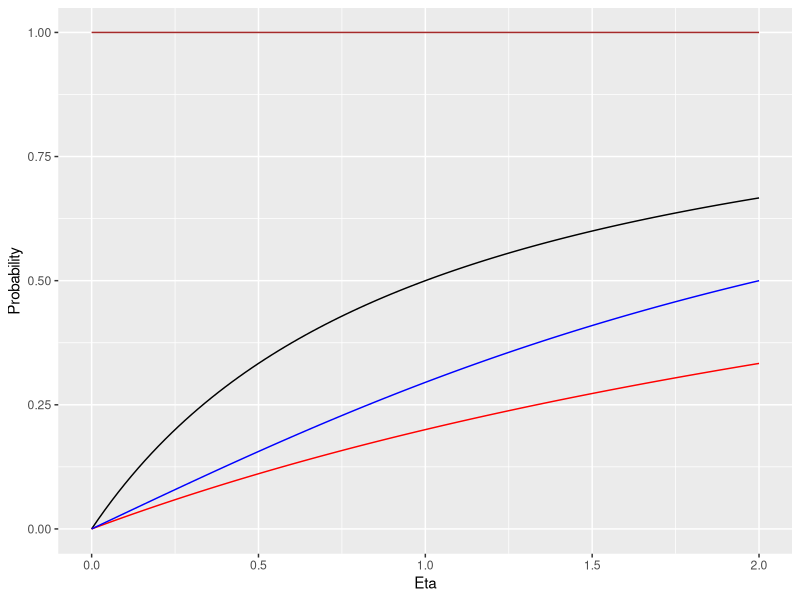
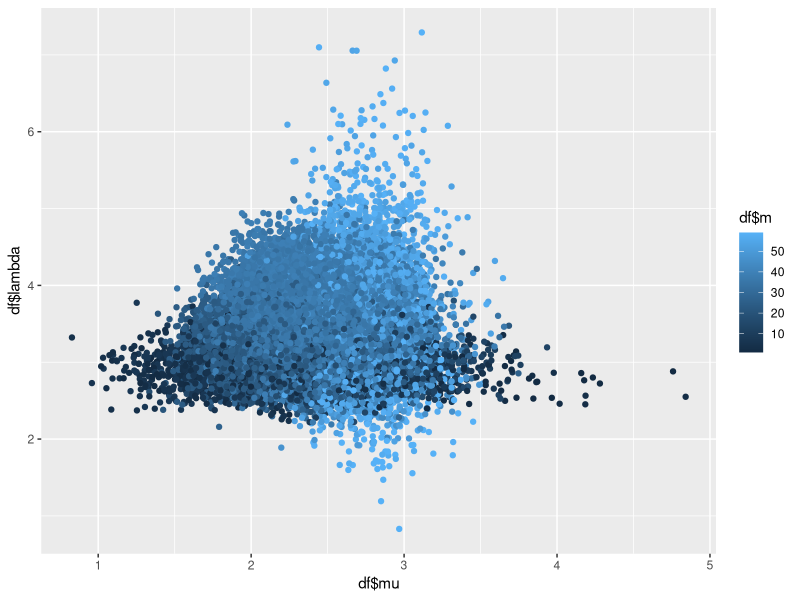
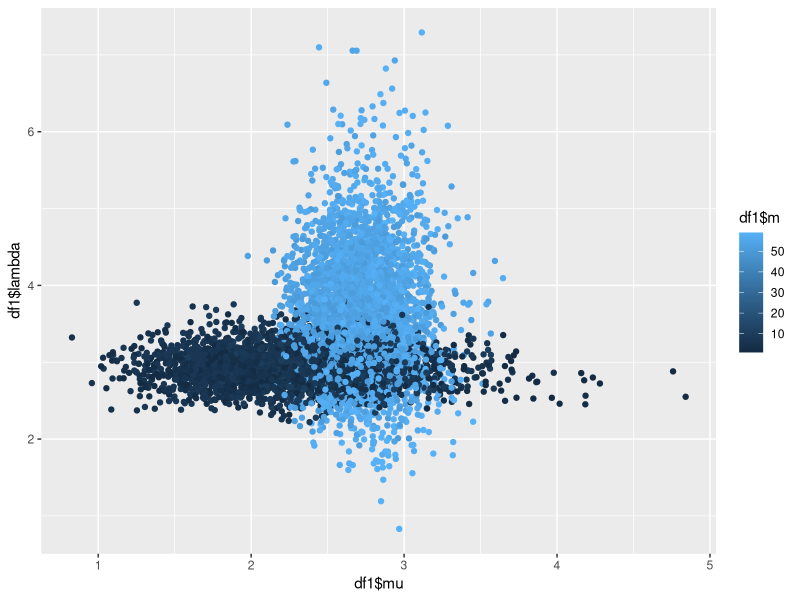
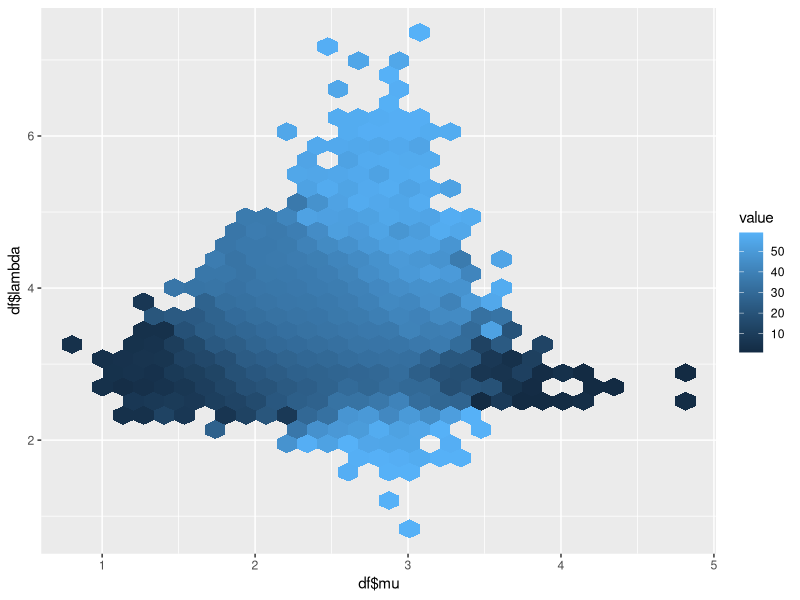
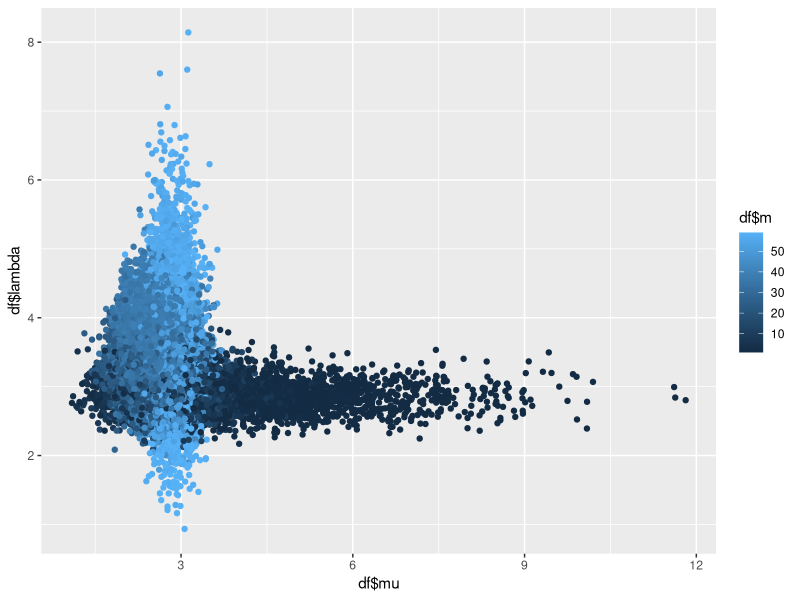
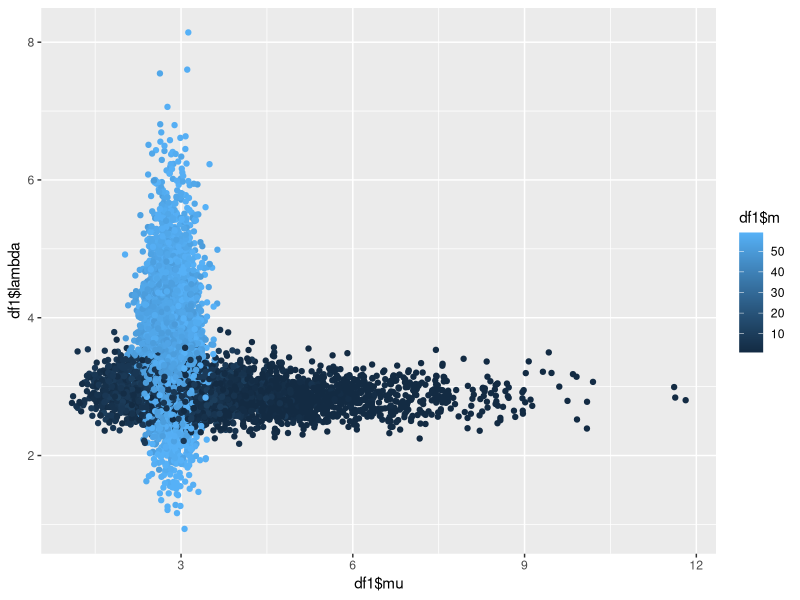
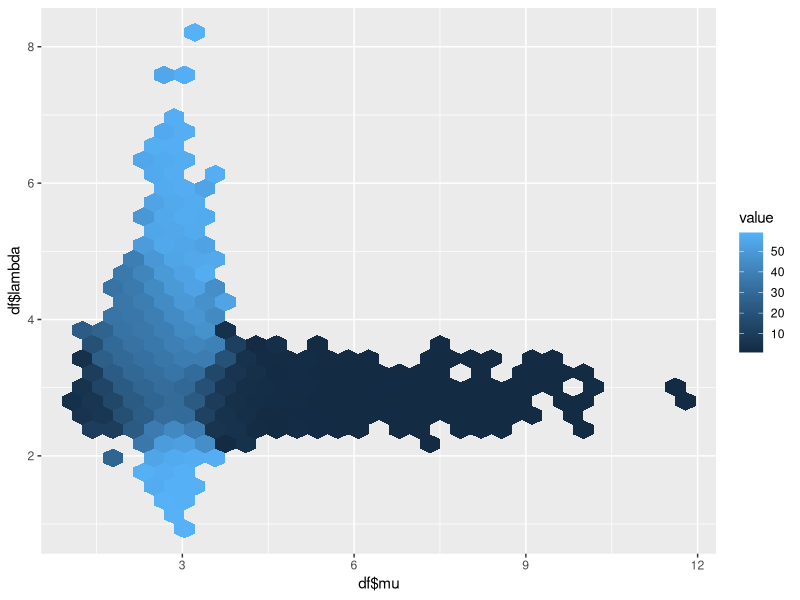

Here is the R script that generated these plots, in order:
## ---- chunk 1
knitr::opts_chunk$set(echo = TRUE)

library(readxl)
library(knitr)
library(kableExtra)
library(tidyverse)
options(knitr.table.format = "latex")

coin_info <- read_csv("coin_info.csv")

results <- data.frame(c("A", "B", "C", "D", "E", "F", "G", "H", "I", "J", "K"), 
                      c(77, 55, 51, 37, 33, 40, 80, 78, 64, 46, 25),
                      c(3, 27, 29, 44, 47, 41, 0, 3, 17, 34, 57))
names(results) <- c("Coin", "Face", "Edge")

results <- results %>%
  mutate("Total" <- Face + Edge)

names(results)[4] <- "Total"
## ---- chunk 2
model1 <- function(eta){
  eta/(1+eta)
}

model2 <- function(eta){
  eta/(4+eta)
}

model3 <- function(eta){
  atan(eta/2)/(atan(eta/2) + atan(2/eta))
}

model4 <- function(eta){
  1
}

ggplot(data.frame(x = c(0, 2)), aes(x)) +
  stat_function(fun = model1) +
  stat_function(fun = model2, col = "red") +
  stat_function(fun = model3, col = "blue") +
  labs(x = "Eta", y = "Probability") +
  stat_function(fun = model4, col = "brown") 
## ---- chunk 3
likelihood <- function(model){
  a <- rep(0, 11)
  for(i in 1:11){
    res <- results$Face[i]
    n <-  results$Total[i]
    prob <- model(coin_info$eta[i])
    a[i] <- dbinom(res, n, prob)
  }
  sum(log(a))
}

likelihood(model3)

dt <- data.frame(c("Model 1", "Model 2", "Model 3", "Model 4"), c(likelihood(model1), likelihood(model2), likelihood(model3), likelihood(model4)))

names(dt) <- c("Model", "Inverse Likelihood")

dt %>%
  kable()
## ---- chunk 4
set.seed(497)
n <- 60
m <- 38
mu <- 2
lambda <- 4
y_mu <- rpois(m, lambda = mu)
y_lambda <- rpois(n - m, lambda = lambda)
y <- c(y_mu, y_lambda)
alpha <- 10
beta <- 4
nu <- 8
phi <- 2
it <- 50000
post_samples <- matrix(rep(NA, it * 3), ncol = 3)
colnames(post_samples) <- c("mu", "lambda", "m")
m_j <- 2 # initialize m
for (j in 1:it) {
  # sample mu
  mu_j      <- rgamma(1, alpha + sum(y[1:m_j]), beta + m_j)
  # sample lambda
  lambda_j  <- rgamma(1, nu + sum(y[(m_j+1):n]), phi + (n - m_j))
  # sample m
  m_vec <- rep(NA, n - 1)
  for (k in 1:(n - 1)) {
    m_vec[k] <-  mu_j^(alpha + sum(y[1:k]) - 1) *
      exp(-(beta + k) * mu_j) *
      lambda_j^(nu + sum(y[(k+1):n]) - 1) *
      exp(-(phi + n - k) * lambda_j)
  }
  p <- m_vec/sum(m_vec)
  m_j <- sample(1:(n - 1), size = 1, prob = p)
  # store results
  post_samples[j, "mu"]     <- mu_j
  post_samples[j, "lambda"] <- lambda_j
  post_samples[j, "m"]      <- m_j
}
df <- data.frame(post_samples) %>%
  mutate(index = 1:it)

#Scatterplot
ggplot(df, aes(x = df$mu, y = df$lambda, col = df$m)) +
  geom_point()

#Filtered Scatterplot

df1 <- df %>%
  filter(m <= 10 | m >= 50)

ggplot(df1, aes(x = df1$mu, y = df1$lambda, col = df1$m)) +
  geom_point()

ggplot(df, aes(x = df$mu, y = df$lambda)) +
  stat_summary_hex(aes(z = df$m), fun = "mean")
## ---- chunk 5
#I change the values of alpha and beta on the prior
set.seed(497)
n <- 60
m <- 38
mu <- 2
lambda <- 4
y_mu <- rpois(m, lambda = mu)
y_lambda <- rpois(n - m, lambda = lambda)
y <- c(y_mu, y_lambda)
alpha <- 7
beta <- 1
nu <- 8
phi <- 2
it <- 50000
post_samples <- matrix(rep(NA, it * 3), ncol = 3)
colnames(post_samples) <- c("mu", "lambda", "m")
m_j <- 2 # initialize m
for (j in 1:it) {
  # sample mu
  mu_j      <- rgamma(1, alpha + sum(y[1:m_j]), beta + m_j)
  # sample lambda
  lambda_j  <- rgamma(1, nu + sum(y[(m_j+1):n]), phi + (n - m_j))
  # sample m
  m_vec <- rep(NA, n - 1)
  for (k in 1:(n - 1)) {
    m_vec[k] <-  mu_j^(alpha + sum(y[1:k]) - 1) *
      exp(-(beta + k) * mu_j) *
      lambda_j^(nu + sum(y[(k+1):n]) - 1) *
      exp(-(phi + n - k) * lambda_j)
  }
  p <- m_vec/sum(m_vec)
  m_j <- sample(1:(n - 1), size = 1, prob = p)
  # store results
  post_samples[j, "mu"]     <- mu_j
  post_samples[j, "lambda"] <- lambda_j
  post_samples[j, "m"]      <- m_j
}
df <- data.frame(post_samples) %>%
  mutate(index = 1:it)

#Scatterplot
ggplot(df, aes(x = df$mu, y = df$lambda, col = df$m)) +
  geom_point()

#Filtered Scatterplot

df1 <- df %>%
  filter(m <= 10 | m >= 50)

ggplot(df1, aes(x = df1$mu, y = df1$lambda, col = df1$m)) +
  geom_point()

ggplot(df, aes(x = df$mu, y = df$lambda)) +
  stat_summary_hex(aes(z = df$m), fun = "mean")
## ---- chunk 6
#Creating the Joint Posterior Function
n <- 60
alpha <- 10
beta <- 4
fi <- 8
ni <- 2

full_joint <- function(lambda, mu, m, y_l, y_mu){
  a <- prod((mu^y_mu * exp(-mu) )/factorial(y_mu))
  b <- prod((lambda^y_l * exp(-lambda) )/factorial(y_l))
  c <- dgamma(mu, alpha, rate = beta)
  d <- dgamma(lambda, fi, rate = ni)
  a*b*c*d
}

data_prob <- function(lambda, mu, y_l, y_mu){
  prod(dpois(y_mu, mu))*prod(dpois(y_l, lambda))  
}

joint_post <- function(lambda, mu, m, y_l, y_mu){
  full_joint(lambda, mu, m, y_l, y_mu)/data_prob(lambda, mu, y_l, y_mu)
}

#Testing whether it works
x <- rpois(38, 4) 
y <- rpois(22, 2)
joint_post(4, 2, 38, x, y)
## ---- chunk 7
sample <- function(n){
  lambda <- rgamma(n, fi, ni)
  mu <- rgamma(n, alpha, beta)
  m <- runif(n, 1, 59)
  prob <- rep(0, n)
  for(i in 1:n){
    prob[i] <- dgamma(lambda[i], fi, ni)*dgamma(mu[i], alpha, beta)*(1/59)
  }
  df <- data.frame(lambda, mu, m, prob)
  df
}

data <- sample(100000)

joint_post_prob <- rep(0, 100000)
for(i in 1:100000){
joint_post_prob[i] <- joint_post(data$lambda[i], data$mu[i], data$m[i], x, y)
}
keep
keep <- rbinom(100000, 1, p = data$prob/joint_post_prob)
